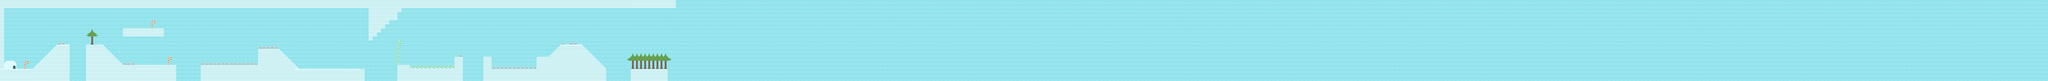

The image is a tile-based game level rendered from a .tmx file. Its description and source (layers, tilesets, objects; grid data summarised) follow:
An orthogonal 500x20 tile map with 32x32 px tiles, 2 tile layers (Fondo, Terrenos) and 50 objects.

<map version="1.0" orientation="orthogonal" renderorder="right-down" width="500" height="20" tilewidth="32" tileheight="32" nextobjectid="71">
 <tileset firstgid="1" name="tiles32" tilewidth="32" tileheight="32" tilecount="98" columns="14">
  <image source="tiles32.png" width="448" height="224" />
 </tileset>
 <layer name="Fondo" width="500" height="20">
  <data>[10000 cells, 10000 non-empty, 2 distinct tile ids]</data>
 </layer>
 <layer name="Terrenos" width="500" height="20">
  <data>[10000 cells, 1427 non-empty, 30 distinct tile ids]</data>
 </layer>
 <objectgroup name="Suelos">
  <object id="1" x="1.33333" y="546.667">
   <polyline points="0,0 256,-5.33333 446.667,-194.667 545.333,-198.667 542.667,89.3333" />
  </object>
  <object id="2" x="674.667" y="638.667">
   <polyline points="0,0 -6.66667,-285.333 125.333,-289.333 280,-125.333 700,-128 701.333,2.66667" />
  </object>
  <object id="3" x="1280" y="228">
   <polyline points="0,0 2.66667,56 -318.667,60 -320,-4 -1.33333,-8" />
  </object>
  <object id="22" x="4734" y="637">
   <polyline points="0,0 1,-93 -188,-284 -187,-408 -220,-411 -221,-283 -350,-289 -440,-190 -541,-189 -544,-94 -894,-93 -892,-185 -957,-193 -958,-1" />
  </object>
  <object id="23" x="3617" y="634">
   <polyline points="0,0 1,-188 -65,-186 -67,-91 -418,-90 -415,-123 -510,-122 -513,5" />
  </object>
  <object id="24" x="2850" y="637">
   <polyline points="0,0 2,-94 -513,-92 -674,-256 -835,-253 -834,-127 -1283,-129 -1284,2" />
  </object>
  <object id="65" x="4928" y="636">
   <polyline points="0,0 1,-93 287,-94 287,4" />
  </object>
  <object id="68" x="19.2424" y="545.455">
   <polyline points="0,0 9.09091,-484.848 2860.61,-481.818 2863.64,-239.394 3133.33,-478.788 5248.48,-481.818 5254.55,-548.485" />
  </object>
 </objectgroup>
 <objectgroup name="Monedas" visible="0">
  <object id="5" x="252.333" y="458.667" width="40" height="40" />
  <object id="6" x="328.667" y="383" width="40" height="40" />
  <object id="7" x="406.667" y="310" width="40" height="40" />
  <object id="8" x="521" y="144.667" width="40" height="40" />
  <object id="9" x="592.333" y="431" width="40" height="40" />
  <object id="10" x="761.333" y="284" width="40" height="40" />
  <object id="25" x="1042.33" y="132" width="40" height="40" />
  <object id="26" x="1256.33" y="131" width="40" height="40" />
  <object id="27" x="1451.33" y="355" width="40" height="40" />
  <object id="28" x="1453.33" y="177" width="40" height="40" />
  <object id="29" x="1692.33" y="97" width="40" height="40" />
  <object id="30" x="1827.33" y="209" width="40" height="40" />
  <object id="31" x="2046.33" y="186" width="40" height="40" />
  <object id="32" x="2509.33" y="212" width="40" height="40" />
  <object id="33" x="2812.33" y="354" width="40" height="40" />
  <object id="34" x="2923.33" y="231" width="40" height="40" />
  <object id="35" x="3067.33" y="149" width="40" height="40" />
  <object id="36" x="3668.33" y="303" width="40" height="40" />
  <object id="37" x="4498.33" y="115" width="40" height="40" />
  <object id="38" x="4685.33" y="420" width="40" height="40" />
  <object id="39" x="5083.33" y="303" width="40" height="40" />
  <object id="40" x="5722.33" y="277" width="40" height="40" />
  <object id="41" x="6039.33" y="268" width="40" height="40" />
  <object id="42" x="6337.33" y="264" width="40" height="40" />
  <object id="43" x="6753.33" y="261" width="40" height="40" />
  <object id="54" x="496.667" y="301" width="40" height="40" />
  <object id="55" x="642" y="145.667" width="40" height="40" />
  <object id="56" x="767" y="149.667" width="40" height="40" />
  <object id="57" x="1166.33" y="460" width="40" height="40" />
  <object id="58" x="1625.33" y="461" width="40" height="40" />
  <object id="59" x="1779.33" y="471" width="40" height="40" />
 </objectgroup>
 <objectgroup name="Enemigos" visible="0">
  <object id="44" x="353" y="198" width="40" height="40" />
  <object id="45" x="946" y="449" width="40" height="40" />
  <object id="46" x="1256" y="449" width="40" height="40" />
  <object id="47" x="1632" y="450" width="40" height="40" />
  <object id="62" x="1083" y="451" width="40" height="40" />
  <object id="63" x="2515" y="487" width="40" height="40" />
  <object id="64" x="3252" y="212" width="40" height="40" />
 </objectgroup>
 <objectgroup name="Pinchos" visible="0">
  <object id="52" x="1701.94" y="418.625" width="72.9927" height="87.305" />
  <object id="53" x="1607.52" y="422.625" width="75.8552" height="83.0113" />
  <object id="60" x="2542.94" y="451.625" width="72.9927" height="87.305" />
  <object id="61" x="3232.94" y="456.625" width="72.9927" height="87.305" />
 </objectgroup>
</map>
